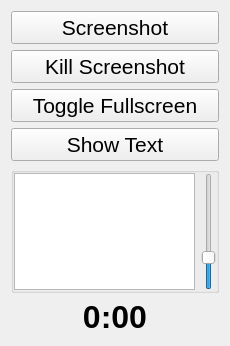
<?xml version="1.0" encoding="UTF-8"?>
<ui version="4.0">
 <class>MainWindow</class>
 <widget class="QMainWindow" name="MainWindow">
  <property name="geometry">
   <rect>
    <x>0</x>
    <y>0</y>
    <width>230</width>
    <height>346</height>
   </rect>
  </property>
  <property name="windowTitle">
   <string>MainWindow</string>
  </property>
  <widget class="QWidget" name="centralWidget">
   <layout class="QGridLayout" name="gridLayout">
    <item row="1" column="0">
     <widget class="QPushButton" name="killButton">
      <property name="font">
       <font>
        <pointsize>16</pointsize>
       </font>
      </property>
      <property name="cursor">
       <cursorShape>PointingHandCursor</cursorShape>
      </property>
      <property name="text">
       <string>Kill Screenshot</string>
      </property>
     </widget>
    </item>
    <item row="2" column="0">
     <widget class="QPushButton" name="fullscreenButton">
      <property name="font">
       <font>
        <pointsize>16</pointsize>
       </font>
      </property>
      <property name="cursor">
       <cursorShape>PointingHandCursor</cursorShape>
      </property>
      <property name="text">
       <string>Toggle Fullscreen</string>
      </property>
     </widget>
    </item>
    <item row="5" column="0">
     <widget class="QLabel" name="clock">
      <property name="font">
       <font>
        <pointsize>24</pointsize>
        <weight>75</weight>
        <bold>true</bold>
        <underline>false</underline>
        <kerning>true</kerning>
       </font>
      </property>
      <property name="text">
       <string>0:00</string>
      </property>
      <property name="scaledContents">
       <bool>false</bool>
      </property>
      <property name="alignment">
       <set>Qt::AlignCenter</set>
      </property>
      <property name="margin">
       <number>-1</number>
      </property>
     </widget>
    </item>
    <item row="0" column="0">
     <widget class="QPushButton" name="imgButton">
      <property name="font">
       <font>
        <pointsize>16</pointsize>
       </font>
      </property>
      <property name="cursor">
       <cursorShape>PointingHandCursor</cursorShape>
      </property>
      <property name="text">
       <string>Screenshot</string>
      </property>
     </widget>
    </item>
    <item row="3" column="0">
     <widget class="QPushButton" name="textButton">
      <property name="enabled">
       <bool>true</bool>
      </property>
      <property name="font">
       <font>
        <pointsize>16</pointsize>
        <weight>50</weight>
        <bold>false</bold>
        <kerning>true</kerning>
       </font>
      </property>
      <property name="cursor">
       <cursorShape>PointingHandCursor</cursorShape>
      </property>
      <property name="text">
       <string>Show Text</string>
      </property>
     </widget>
    </item>
    <item row="4" column="0">
     <widget class="QGroupBox" name="textGroupBox">
      <property name="title">
       <string/>
      </property>
      <property name="flat">
       <bool>false</bool>
      </property>
      <property name="checkable">
       <bool>false</bool>
      </property>
      <layout class="QHBoxLayout" name="horizontalLayout">
       <property name="spacing">
        <number>6</number>
       </property>
       <property name="leftMargin">
        <number>0</number>
       </property>
       <property name="topMargin">
        <number>0</number>
       </property>
       <property name="rightMargin">
        <number>0</number>
       </property>
       <property name="bottomMargin">
        <number>0</number>
       </property>
       <item>
        <widget class="QTextEdit" name="textEdit"/>
       </item>
       <item>
        <widget class="QSlider" name="textSizeSlider">
         <property name="minimum">
          <number>1</number>
         </property>
         <property name="maximum">
          <number>199</number>
         </property>
         <property name="value">
          <number>50</number>
         </property>
         <property name="orientation">
          <enum>Qt::Vertical</enum>
         </property>
        </widget>
       </item>
      </layout>
     </widget>
    </item>
   </layout>
  </widget>
  <widget class="QMenuBar" name="menuBar">
   <property name="geometry">
    <rect>
     <x>0</x>
     <y>0</y>
     <width>230</width>
     <height>25</height>
    </rect>
   </property>
  </widget>
  <action name="actionExit">
   <property name="text">
    <string>Exit</string>
   </property>
  </action>
 </widget>
 <layoutdefault spacing="6" margin="11"/>
 <resources/>
 <connections/>
</ui>
